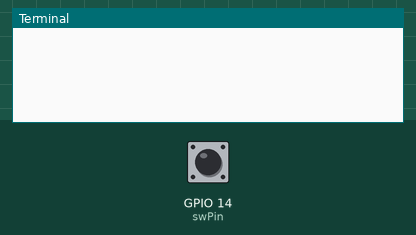
This program was run on a simulated Raspberry Pi (BCM pin numbers). Shown: the last lines printed to the terminal. The test bench sets the inputs (shaded band); at power-on: GPIO 14 (swPin) LOW. The clock reads 2024-03-15 10:24:30 at power-on unless the program sets it; the camera gives no picture and a still takes 0.5 s.

Above: at 1.2 s.
1.3 s: GPIO 14 (swPin) pulled HIGH for 0.15 s
At 2.4 s:
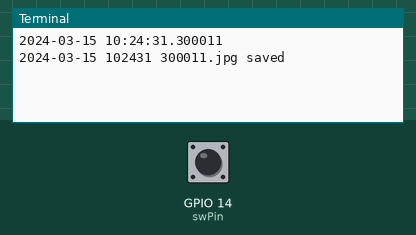
3.3 s: GPIO 14 (swPin) pulled HIGH for 1 s
At 3.7 s:
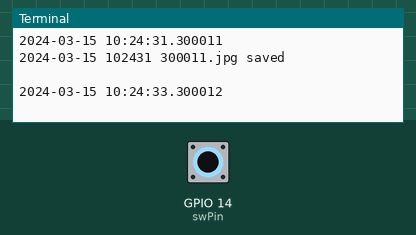
5.8 s: GPIO 14 (swPin) pulled HIGH for 0.15 s
At 7.0 s:
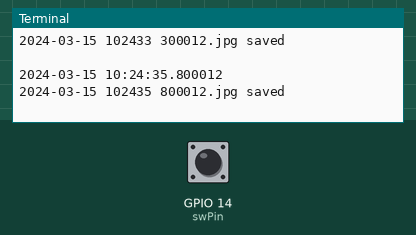

Measured:
- after the input at 1.3 s, the terminal: prints a new line at once (image 1)
- after the input at 3.3 s, the terminal: prints a new line at once (image 2)
- after the input at 5.8 s, the terminal: prints a new line at once (image 3)

The program:

main13-2.py
```python
import RPi.GPIO as GPIO
import time
import picamera
import datetime

swPin = 14

GPIO.setwarnings(False)
GPIO.setmode(GPIO.BCM)
GPIO.setup(swPin, GPIO.IN, pull_up_down=GPIO.PUD_DOWN)

prevSwState = 0
newSwState = 0

camera = picamera.PiCamera()
camera.resolution = (1024, 768)

try:
    while True:
        newSwState = GPIO.input(swPin)
        if newSwState != prevSwState:
            prevSwState = newSwState

            if newSwState == 1:
                now = datetime.datetime.now()
                print(now)
                fileName = now.strftime('%Y-%m-%d %H%M%S %f') + '.jpg'
                camera.capture(fileName)
                print(fileName + " saved \n")

            time.sleep(0.2)
except KeyboardInterrupt:
    pass

GPIO.cleanup()
```
